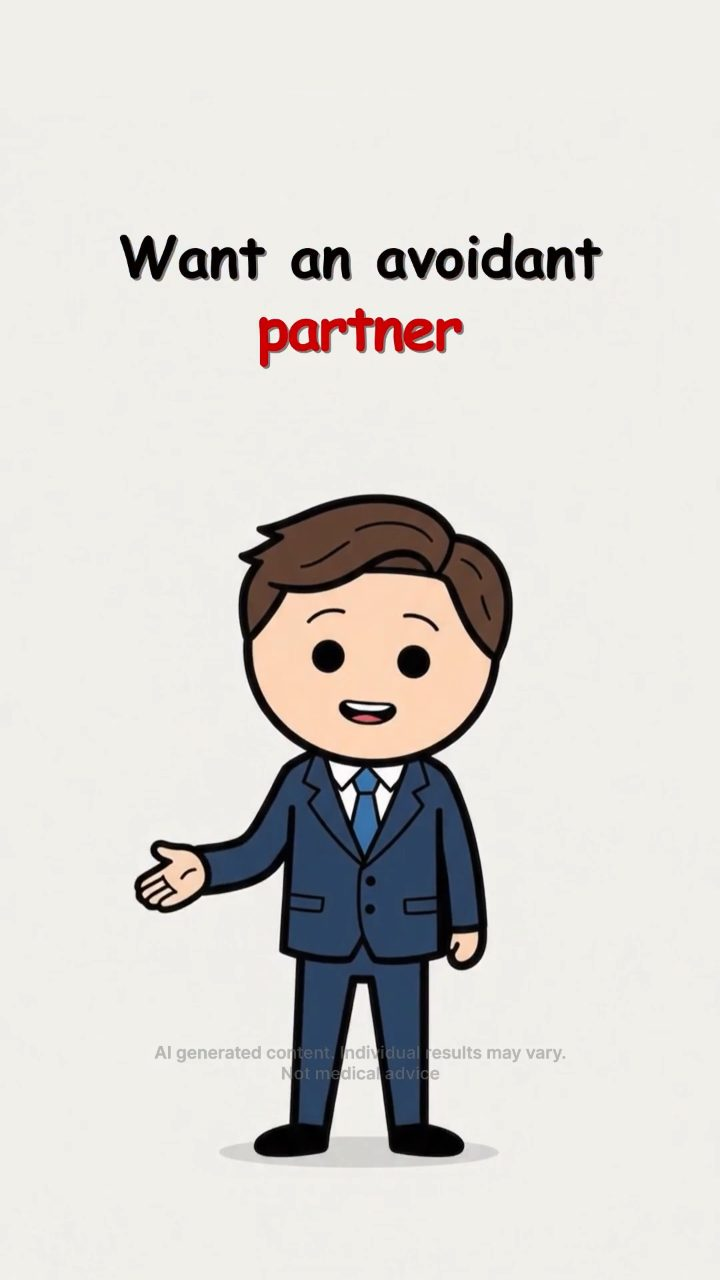
#> input picture data/assets/16cdd93bf972603da0b82410a12dbb5e.jpg, 720 x 1280 px
$ python -i coach_montage.py   (imports and definitions only)
#> lines starting #> are read from the running program, lines starting #| are printed output that depends on the picture
"""Montage for a talking-head creo with full-screen inserts.

  python tools/coach_montage.py <edit.json> --out final/<name>.mp4 [--no-plates] [--disclaimer] [--preview]

edit.json (all times in seconds; talk segments are laid end to end on the timeline, every cut on the 30 fps grid):
  talk:    [{src, in, out}]                       speaker footage; its audio is the VO
  anchor:  [x, y]                                 punch-in centre (face), fractions of the frame
  zooms:   [[t, z], ...]                          punch-in level from t on (jump-cut look), slow drift added inside
  drift:   0.02                                   extra zoom per 5 s inside one zoom step (alive, never static)
  inserts: [{kind: clip|gauge, src, in, at, dur, scale, trans_in, trans_out, bg, label}]  full-screen cutaways
           (VO keeps running); trans: zoom (zoom-through + flash), whip (horizontal whip pan), cut
  checks:  [{at, x, y, r}]                        green check mark drawn on top (pop + stroke)
  plates:  [{kind: headline|phase|cta, at, end, y, tag, text, color}]
  music:   {src, offset, lufs}                    bed under the VO (VO lufs = vo_lufs)
  vo_lufs: -14,  sfx: true
Writes the mp4 (h264_nvenc ~6 Mbit/s, 30 fps, AAC). --no-plates = clean version (no text, no checks/gauge text).
"""
import argparse, json, math, os, subprocess, sys, tempfile
from pathlib import Path
import numpy as np, cv2
from PIL import Image, ImageDraw, ImageFont, ImageFilter

sys.path.insert(0, str(Path(__file__).resolve().parents[1]))
W, H, FPS, SR = 1080, 1920, 30, 48000
# [1 line that did not run here, left out]
# [1 line that did not run here, left out]
DISC = [("AI generated content. Individual results may vary.", 1568), ("Not medical advice", 1601)]


# ------------------------------------------------------------------ easing
def clamp(x, a=0.0, b=1.0): return max(a, min(b, x))
def ease_out_cubic(x): x = clamp(x); return 1 - (1 - x) ** 3
def ease_in_out(x): x = clamp(x); return 3 * x * x - 2 * x * x * x
def ease_out_back(x, s=1.9):
    x = clamp(x) - 1
    return 1 + (s + 1) * x ** 3 + s * x ** 2


# ------------------------------------------------------------------ video readers
class Reader:
    """sequential frames of src from t_in, scaled/cropped to cover 1080x1920 (anchor-preserving)"""
    # [10 lines left out: functions __init__, read, not called in this run]

    def close(self):
        try: self.p.stdout.close(); self.p.kill()
        except Exception: pass


# [4 lines left out: function zoom_img, not called in this run]


_masks = {}
# [44 lines left out: functions fit_insert, text_box, wrap, stack, not called in this run]


def shadowed(im, blur=14, off=8, alpha=110):
    pad = blur * 2
    out = Image.new("RGBA", (im.width + 2 * pad, im.height + 2 * pad + off), (0, 0, 0, 0))
    sh = Image.new("RGBA", out.size, (0, 0, 0, 0))
    a = im.split()[3].point(lambda v: v * alpha // 255)
    sh.paste(Image.new("RGBA", im.size, (0, 0, 0, 255)), (pad, pad + off), a)
    out.alpha_composite(sh.filter(ImageFilter.GaussianBlur(blur))); out.alpha_composite(im, (pad, pad))
    return out


def hex2rgba(h, a=255):
    h = h.lstrip("#"); return (int(h[0:2], 16), int(h[2:4], 16), int(h[4:6], 16), a)


# [51 lines left out: functions build_plate, to_np, blend, not called in this run]


# ------------------------------------------------------------------ gauge + check
_txt_cache = {}
# [7 lines that did not run here, left out]


def lerp_col(stops, v):
    for (a, ca), (b, cb) in zip(stops, stops[1:]):
        if v <= b:
            u = (v - a) / max(1e-6, b - a); return tuple(ca[i] + (cb[i] - ca[i]) * u for i in range(3))
    return stops[-1][1]


GAUGE_STOPS = [(0.0, (26, 122, 255)), (0.55, (255, 199, 34)), (1.0, (107, 212, 43))]  # BGR: orange -> cyan -> green


# [74 lines left out: functions gauge_value, draw_gauge, draw_check, draw_target, not called in this run]


# ------------------------------------------------------------------ dynamic subs (1-2 lines, moving marker)
def _disp(w):
    w = "".join(ch for i, ch in enumerate(w) if not (ch == "." and not (0 < i < len(w) - 1 and w[i - 1].isdigit() and w[i + 1].isdigit())))
    return (w.rstrip(":!?;") or w).upper()


class Subs:
    """Dynamic subs: 1-2 lines per phrase, white caps; a rounded marker sits under the spoken word and recolours the
    letters it covers to dark (scanner effect). Same line: caterpillar move (leading edge jumps ahead with a small
    overshoot, trailing edge follows). Next line / next phrase: the marker hops in a small arc and shrinks mid-air.
    Marker colour follows the story (cfg colors). Phrases wider than maxw shrink their font (critic r4)."""
    # [53 lines left out: functions __init__, colour, layers, not called in this run]

    def box(self, p, i):
        xa, xb, yc, _ = p["boxes"][i]; hh = p["size"] * 0.98 + 2 * self.pady
        return xa - self.padx, xb + self.padx, yc, hh

    # [269 lines left out: functions marker, draw, trans_zoom, trans_whip, load_audio, lufs and 6 more, not called in this run]


# [2 lines not run here, left out]

>>> import cv2
>>> picture = cv2.imread('../../data/assets/16cdd93bf972603da0b82410a12dbb5e.jpg', cv2.IMREAD_GRAYSCALE)
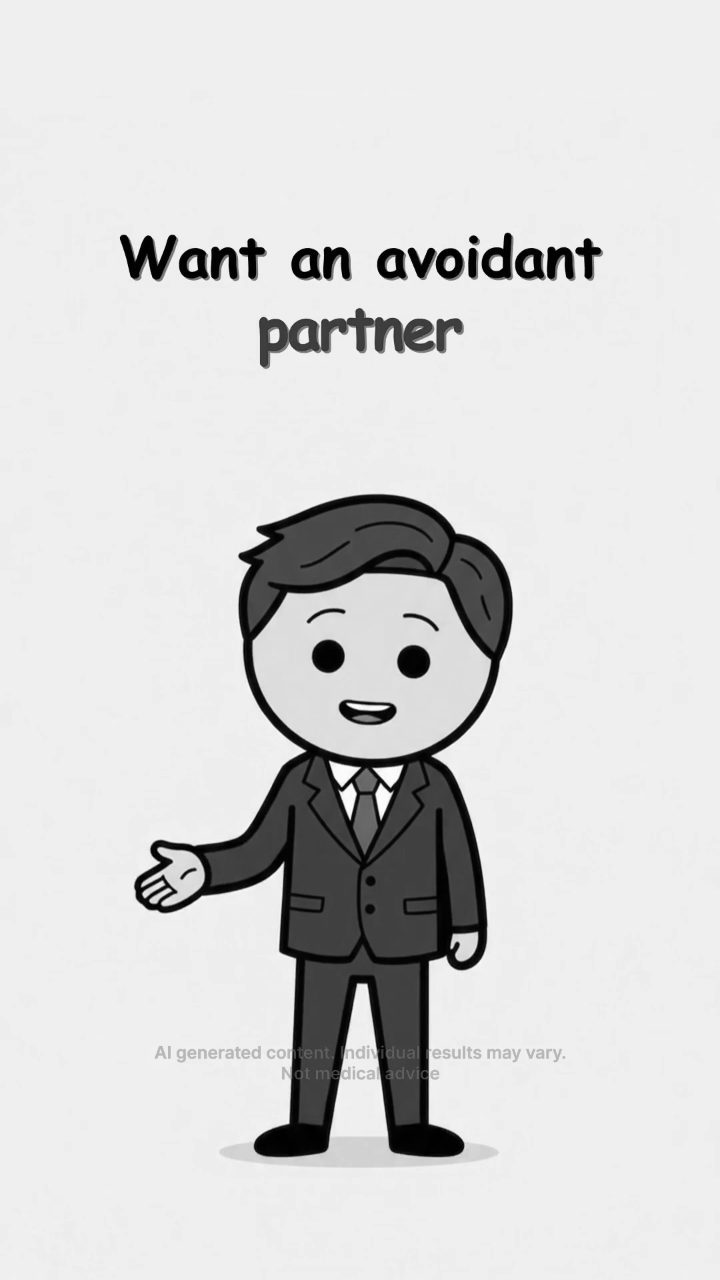
#> picture: shape (1280, 720); min 0, max 255, mean 214.7
>>> result = shadowed(picture)
#> (the run stopped early here; a loop or call above may not have finished)
